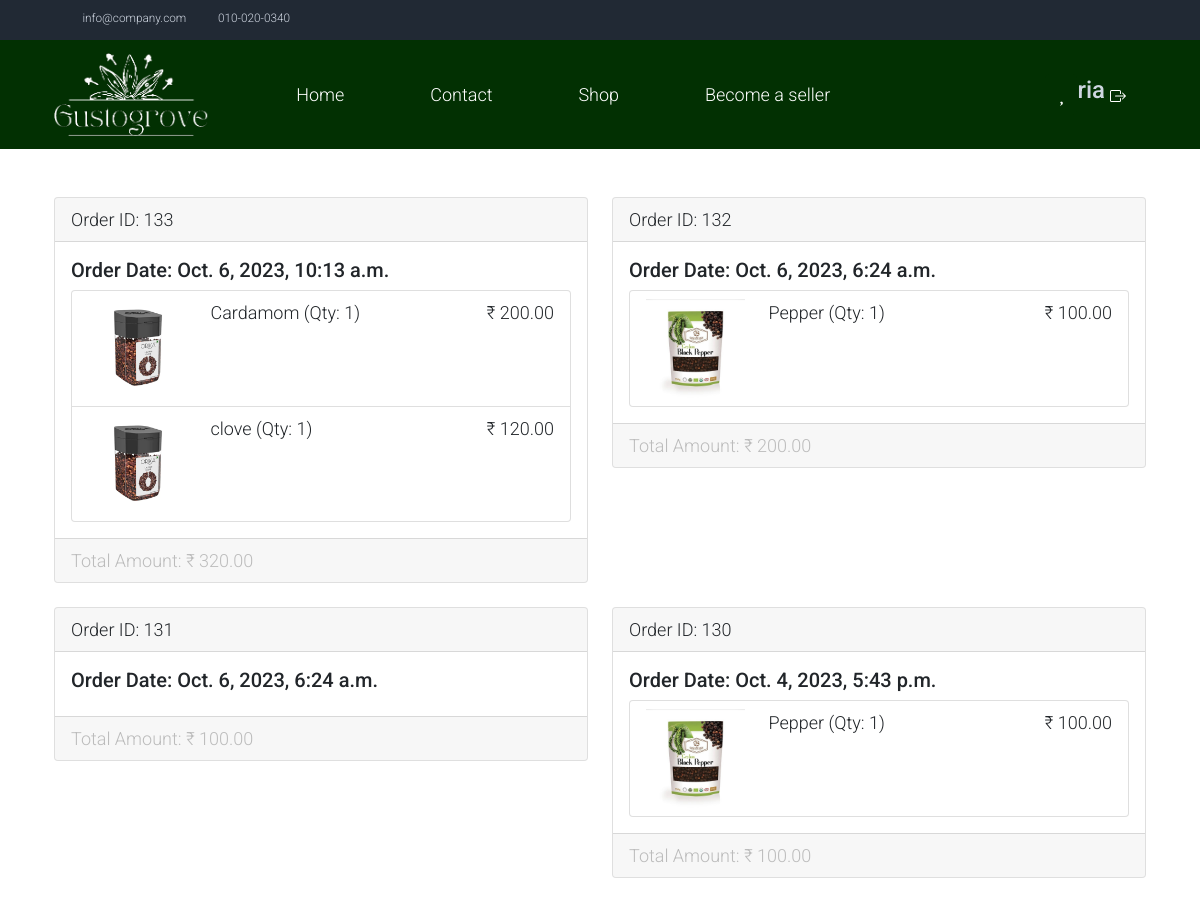
Page /my_orders/ (signed in, upper part) on the earlier database version.
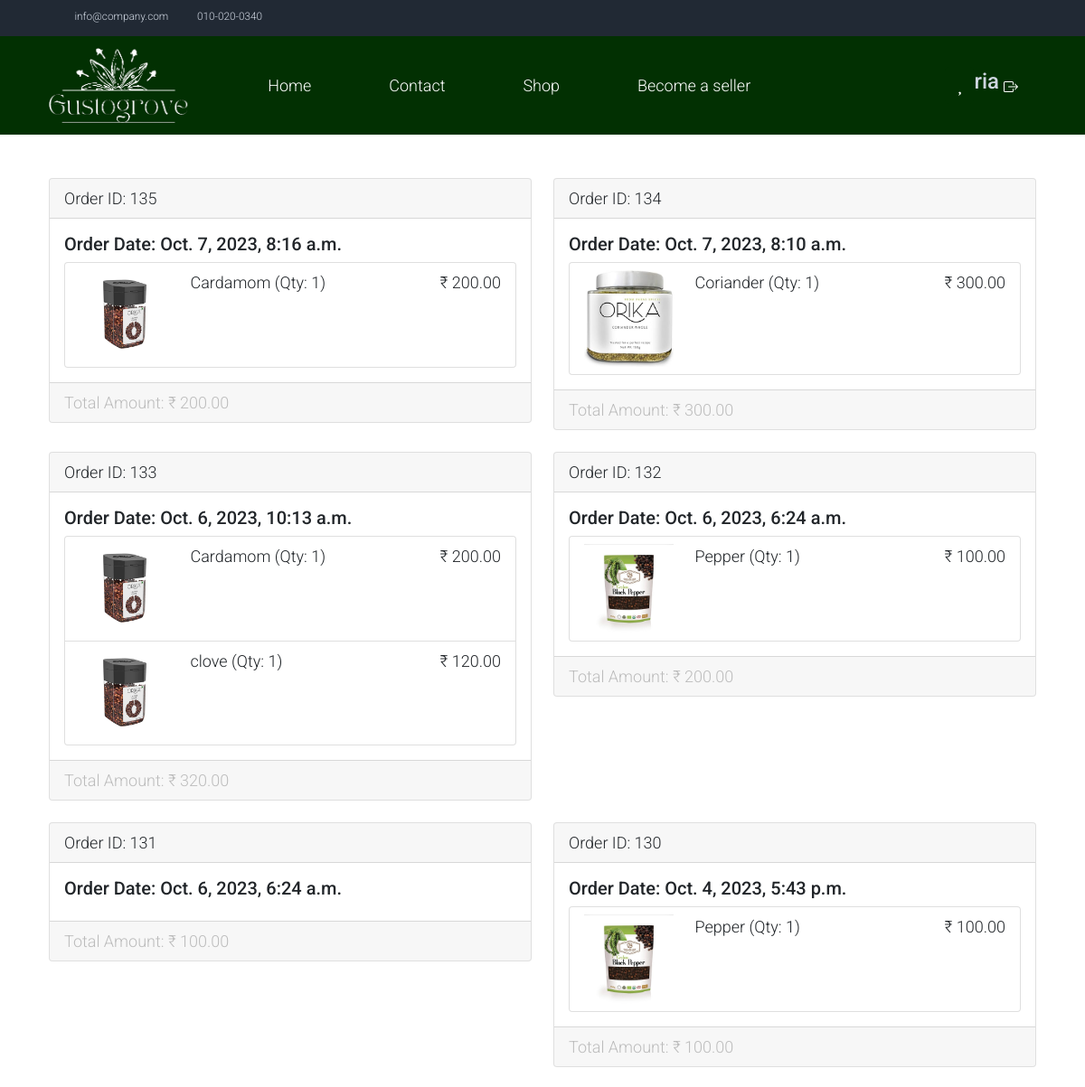
Same page on the later database version.
### userapp/models.py (models this page shows, shortened)
class CustomUser(AbstractUser):
    username = None
    USERNAME_FIELD  = 'email'
    name = models.CharField(max_length=100, default='')
    email = models.EmailField(unique=True)
    password = models.CharField(max_length=128)
    is_customer = models.BooleanField(default=False)
    is_seller = models.BooleanField(default=False)
    gstn = models.CharField(max_length=15, blank=True, null=True)  # GSTN field
    REQUIRED_FIELDS = []

### storeapp/models.py (models this page shows, shortened)
class Order(models.Model):
    class PaymentStatusChoices(models.TextChoices):
            PENDING = 'pending', 'Pending'
            SUCCESSFUL = 'successful', 'Successful'
            FAILED = 'failed', 'Failed'
    user = models.ForeignKey(CustomUser, on_delete=models.CASCADE)
    products = models.ManyToManyField(Product)
    total_price = models.DecimalField(max_digits=10, decimal_places=2)
    order_date = models.DateTimeField(auto_now_add=True,null=True)
    razorpay_order_id = models.CharField(max_length=255, default=None)
    payment_status = models.CharField(
    max_length=20, choices=PaymentStatusChoices.choices, default=PaymentStatusChoices.PENDING)

class Product(models.Model):
    product_name = models.CharField(max_length=255,null=True)
    description = models.TextField()
    image = models.ImageField(upload_to='products/', null=True, blank=True)
    quantity_value = models.PositiveIntegerField(default=100,null=True)
    quantity_prefix = models.CharField(max_length=10, choices=[('gms', 'gms'), ('kg', 'kg')], default='gms')
    stock = models.PositiveIntegerField(default=1,null=True)
    price = models.DecimalField(max_digits=10, decimal_places=2,null=True)
    date_added = models.DateField(default=timezone.now)
    brand_name = models.CharField(max_length=255, default="",null=True)
    seller = models.ForeignKey(CustomUser, on_delete=models.CASCADE, null=True, blank=True)
    batch_no=models.CharField(max_length=10,default="",null=True)
    STATUS_CHOICES = [
        ('In Stock', 'In Stock'),
        ('Out of Stock', 'Out of Stock'),
    ]
    status = models.CharField(max_length=15, choices=STATUS_CHOICES, default='In Stock')

### storeapp/views.py (the view)
# urls.py: path('my_orders/',views.my_orders,name='my_orders'),
@login_required
def my_orders(request):
    user = request.user
    start_date_str = request.GET.get('start_date')
    end_date_str = request.GET.get('end_date')
    if not start_date_str or not end_date_str:
        today = datetime.now()
        start_date = today.replace(day=1)  # First day of the current month
        end_date = today.replace(day=1, month=today.month + 1)  # First day of the next month
        start_date_str = start_date.strftime('%Y-%m-%d')
        end_date_str = end_date.strftime('%Y-%m-%d')
    else:
        start_date = datetime.strptime(start_date_str, '%Y-%m-%d')
        end_date = datetime.strptime(end_date_str, '%Y-%m-%d')
    orders = Order.objects.filter(user=user, order_date__range=(start_date, end_date)).order_by('-order_date')
    context = {
        'orders': orders,
        'start_date': start_date_str,
        'end_date': end_date_str,
    }
    if not orders:
        context['no_orders_message'] = 'No orders found for the selected date range.'
    return render(request, 'my_orders.html', context)

### template/my_orders.html (shortened to what this page needs)
{% load static %}
<!DOCTYPE html>
<html lang="en">
<head>
    <link rel="stylesheet" href="https://maxcdn.bootstrapcdn.com/bootstrap/4.5.2/css/bootstrap.min.css">
<link rel="stylesheet" href="https://cdn.jsdelivr.net/npm/bootstrap@5.2.3/dist/css/bootstrap.min.css">
    <link rel="stylesheet" href="{% static 'css/bootstrap.min.css' %}">
    <link rel="stylesheet" href="{% static 'css/templatemo.css' %}">
    <link rel="stylesheet" href="{% static '/css/custom.css' %}">
    <link rel="stylesheet" href="{% static 'css/fontawesome.min.css' %}">
</head>
<body>
    <nav class="navbar navbar-expand-lg bg-dark navbar-light d-none d-lg-block" id="templatemo_nav_top">
        <div class="container text-light">
            <div class="w-100 d-flex justify-content-between">
                <div>
                    <i class="fa fa-envelope mx-2"></i>
                    <a class="navbar-sm-brand text-light text-decoration-none" href="mailto:info@company.com">info@company.com</a>
                    <i class="fa fa-phone mx-2"></i>
                    <a class="navbar-sm-brand text-light text-decoration-none" href="tel:010-020-0340">010-020-0340</a>
                </div>
                <div>
                    <a class="text-light" href="https://fb.com/templatemo" target="_blank" rel="sponsored"><i class="fab fa-facebook-f fa-sm fa-fw me-2"></i></a>
                    <a class="text-light" href="https://www.instagram.com/" target="_blank"><i class="fab fa-instagram fa-sm fa-fw me-2"></i></a>
                    <a class="text-light" href="https://twitter.com/" target="_blank"><i class="fab fa-twitter fa-sm fa-fw me-2"></i></a>
                    <a class="text-light" href="https://www.linkedin.com/" target="_blank"><i class="fab fa-linkedin fa-sm fa-fw"></i></a>
                </div>
            </div>
        </div>
    </nav>
    <nav class="navbar navbar-expand-lg ">
        <div class="container d-flex justify-content-between align-items-center">
            <div class="logo">
                <a class="navbar-brand" href="{% url "index" %}">
                    <img src="{% static 'img/gusto (2).png' %}" alt="Site Logo" class="img-fluid w-auto h-100" style="max-height: 100px;">
                </a>
            </div>
            <div class="align-self-center collapse navbar-collapse flex-fill  d-lg-flex justify-content-lg-between" id="templatemo_main_nav">
                <div class="flex-fill">
                    <ul class="nav navbar-nav d-flex justify-content-between mx-lg-auto">
                        <li class="nav-item">
                            <a class="nav-link" href="{% url 'index' %}">Home</a>
                        </li>
                        <li class="nav-item">
                            <a class="nav-link" href="{% url 'contact' %}">Contact</a>
                        </li>
                        <li class="nav-item">
                            <a class="nav-link" href="{% url 'shop' %}">Shop</a>
                        </li>
                        <li class="nav-item">
                            <a class="nav-link" href="{% url 'seller_index' %}">Become a seller</a>
                        </li>
                    </ul>
                </div>
                <div class="navbar align-self-center d-flex">
                    <a class="nav-icon d-none d-lg-inline" href="#" data-bs-toggle="modal" data-bs-target="#templatemo_search">
                        <i class="fa fa-fw fa-search text-light mr-2"></i>
                    </a>
                    <a class="nav-icon position-relative text-decoration-none" href="{% url 'cart' %}">
                        <i class="fa fa-fw fa-cart-arrow-down text-light mr-1"></i>
                    </a>
                    <a class="nav-icon position-relative text-decoration-none dropdown" href="#" data-bs-toggle="dropdown">
                        <i class="fa fa-fw fa-user text-light mr-1"></i>
                    </a>
                    <a href="{% url 'wishlist' %}" class="btn btn-success">
                        <i class="fas fa-heart"></i>
                    </a>
                    {% if user.is_authenticated %}
                    <h4 class=" text-light" >{{user.name}}<h4>
                        <div style="margin-left: 5px;" class="mt-2">
                            <a class="nav-icon position-relative text-decoration-none" href="{% url 'logout' %}" data-bs-toggle="tooltip" data-bs-placement="bottom" title="Logout">
                            </a>
                    {% endif %}
                        </div>
                </div>
            </div>
        </div>
    </nav>
    <div class="container mt-5">
        {% if no_orders_message %}
        <div class="alert alert-danger" role="alert">
            {{ no_orders_message }}
        </div>
        {% else %}
            <div class="row">
                {% for order in orders %}
                <div class="col-md-6 mb-4">
                    <div class="card">
                        <div class="card-header">
                            Order ID: {{ order.id }}
                        </div>
                        <div class="card-body">
                            <h5 class="card-title">Order Date: {{ order.order_date }}</h5>
                            <ul class="list-group">
                                {% for product in order.products.all %}
                                <li class="list-group-item">
                                    <div class="row">
                                        <div class="col-md-3">
                                            <img src="{{ MEDIA_URL }}{{ product.image.url }}" alt="{{ product.product_name }}" class="img-fluid">
                                        </div>
                                        <div class="col-md-5">
                                            {{ product.product_name }} (Qty: 1)
                                        </div>
                                        <div class="col-md-4 text-right">
                                            ₹ {{ product.price }}
                                        </div>
                                    </div>
                                </li>
                                {% endfor %}
                            </ul>
                        </div>
                        <div class="card-footer text-muted">
                            Total Amount: ₹ {{ order.total_price }}
                        </div>
                    </div>
                </div>
                {% endfor %}
            </div>
        </div>
        {% endif %}
</body>
</html>

### static/css/templatemo.css (style rules this page uses)
body, ul, li, p, a, label, input, div { font-family: 'Roboto', sans-serif; font-size: 18px !important; font-weight: 300 !important; }
.logo { font-weight: 500 !important; }
.text-muted { color: #bcbcbc !important; }
.text-light { color: #cfd6e1 !important; }
.bg-dark { background-color: #212934 !important; }
.btn-success { background-color: rgb(2, 48, 2)!important; border-color:rgb(2, 48, 2) !important; }
.navbar { background-color: rgb(2, 48, 2); }
#templatemo_nav_top { min-height: 40px; }
#templatemo_nav_top * { font-size: .9em !important; }
#templatemo_main_nav a { color: #fff; }
#templatemo_main_nav .navbar .nav-icon { margin-right: 20px; }
.fa-search { color: white; }
@media (min-width: 768px) { #templatemo_main_nav .navbar-nav { max-width: 450px; } }
@media (min-width: 992px) { #templatemo_main_nav .navbar-nav { max-width: 550px; } }
.nav-icon { position: relative; display: inline-block; }

Differences in the rows shown:
added Order: id "135", order_date "Oct. 7, 2023, 8:16 a.m.", total_price "200.00", Product (image (picture), product_name "Cardamom", price "200.00")
added Order: id "134", order_date "Oct. 7, 2023, 8:10 a.m.", total_price "300.00"
now on this page (row edited): Product: image (picture), product_name "Coriander", price "300.00", shown under "134"
